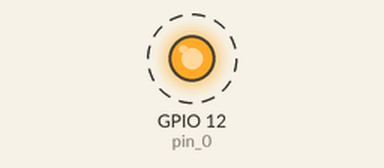
This sketch was run on a simulated ESP32. Parts: output pins drawn as LEDs (lit = HIGH). Dashed ring = blinking. Pins used as bus, display or sensor lines are not drawn.

Above: at 0.15 s.
Timing chart, 0 to 3.0 s (numbered marks = the images above):
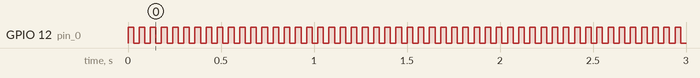

The sketch:

ESP32_FreeRTOS_ex12_MultiCore_CriticalSections.ino
```cpp
// Core definitions (assuming dual core ESP32)
static const BaseType_t pro_cpu = 0;
static const BaseType_t app_cpu = 1;

// Settings
static const TickType_t time_hog = 200; // [ms] hogging the CPU in task 1
static const TickType_t task_0_delay = 30; // [ms] Time task 0 blocks itself
static const TickType_t task_1_delay = 100; // [ms] Time task 1 blocks itself

// Pins
static const int pin_0 = 12;
static const int pin_1 = 13;

// Globals
static portMUX_TYPE spinlock = portMUX_INITIALIZER_UNLOCKED;

//******************************
// Functions

// Hogs the processor. Accurate to about 1 second
static void hog_delay(uint32_t ms) {
  for (uint32_t i = 0; i < ms; i++) {
    for (uint32_t j = 0; j < 30000; j++) {
      asm("nop");
    }
  }
}


//******************************
// Tasks

// Task in core 0
void doTask0(void *parameter) {
  pinMode(pin_0, OUTPUT); // Configure pin
  // Loop forever
  while(1) {
    //portENTER_CRITICAL(&spinlock);
    digitalWrite(pin_0, !digitalRead(pin_0)); // Toggle LED
    //portEXIT_CRITICAL(&spinlock);
    vTaskDelay(task_0_delay / portTICK_PERIOD_MS);
  }
}

// Task in core 1
void doTask1(void *parameter) {
  pinMode(pin_1, OUTPUT); // Configure pin
  // Loop forever
  while(1) {
    portENTER_CRITICAL(&spinlock);
    digitalWrite(pin_1, HIGH);
    hog_delay(time_hog);
    digitalWrite(pin_1, LOW);
    portEXIT_CRITICAL(&spinlock);
    vTaskDelay(task_1_delay / portTICK_PERIOD_MS);
  }
}

//******************************
// Main (runs as its own task with priority 1 on core 1)

void setup() {

  // Start task 0 on core 0
  xTaskCreatePinnedToCore(doTask0,
                          "Task 0",
                          1024,
                          NULL,
                          1,
                          NULL,
                          pro_cpu);

  // Start task 1 on core 1
  xTaskCreatePinnedToCore(doTask1,
                          "Task 1",
                          1024,
                          NULL,
                          1,
                          NULL,
                          app_cpu);

 // Delete "setup and loop" task
 vTaskDelete(NULL);
}

void loop() {
  // Should never get here

}
```

Measured:
- by itself, GPIO 12 (pin_0): alternates HIGH for 0.03 s and LOW for 0.03 s
